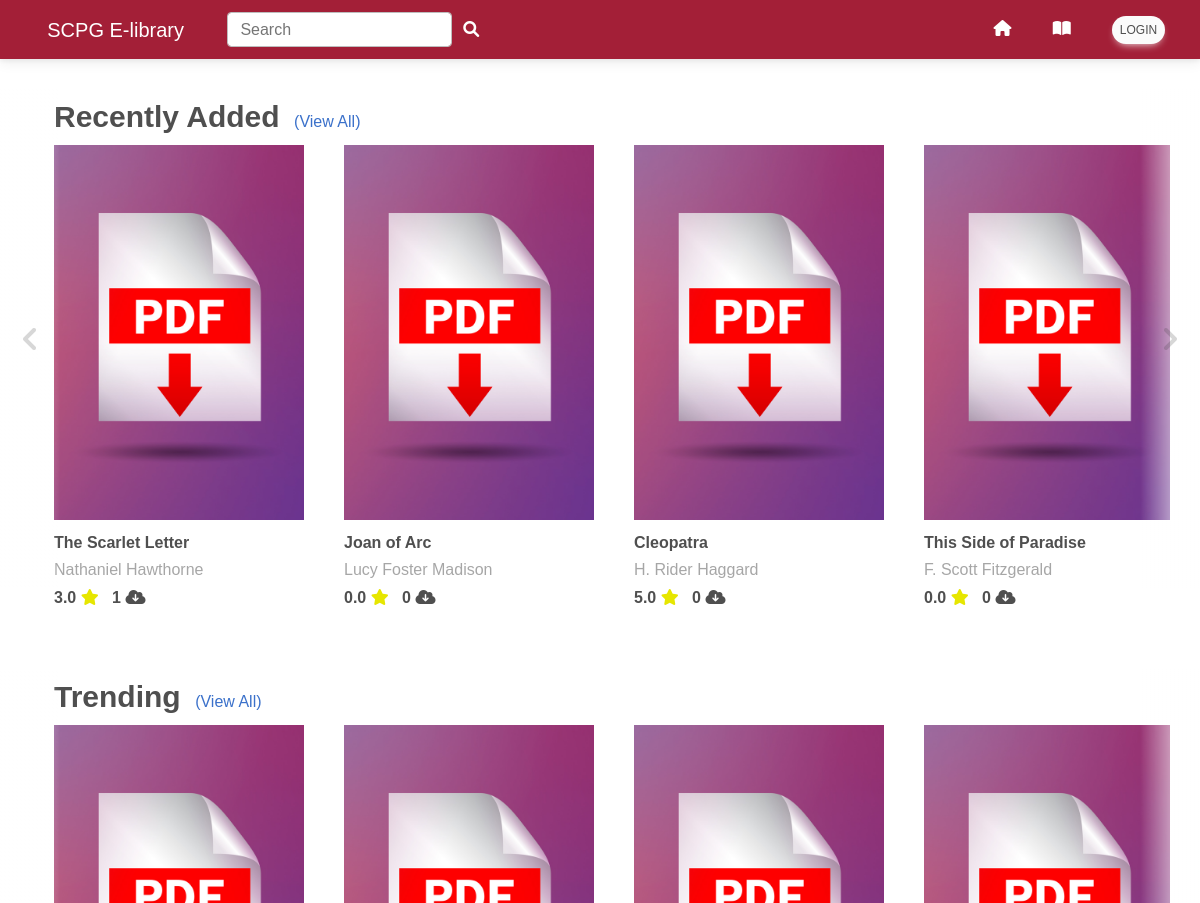
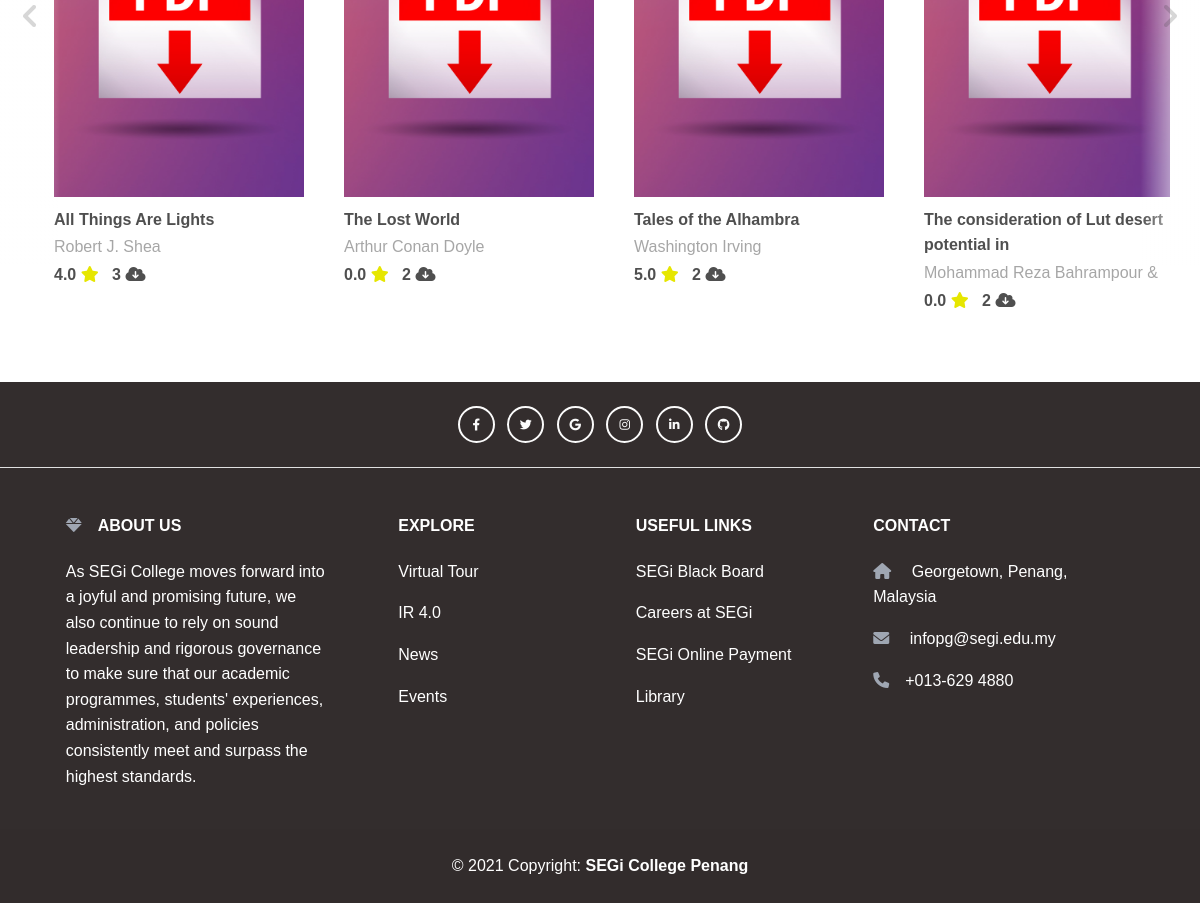
Screenshot of /student/index.php (signed in) with the database file from the repository (2 pictures, top to bottom).
### tables this page shows
CREATE TABLE `material` (
  `material_ID` int(11) NOT NULL,
  `librarian_ID` int(6) NOT NULL,
  `material_title` varchar(399) NOT NULL,
  `author_name` varchar(288) NOT NULL,
  `publish_year` varchar(7) NOT NULL,
  `material_genre` varchar(21) NOT NULL,
  `page_num` int(4) NOT NULL,
  `cover_name` varchar(10) NOT NULL,
  `description` varchar(1993) NOT NULL,
  `created_datetime` datetime NOT NULL,
  `updated_datetime` datetime NOT NULL
);

CREATE TABLE `download` (
  `download_ID` int(12) NOT NULL,
  `material_ID` int(6) NOT NULL,
  `student_ID` varchar(11) NOT NULL,
  `datetime` datetime NOT NULL
);

### student/index.php (the view, shortened to what this page needs)
<?php
require('../controller/conn.php');
$recent_added = mysqli_query($conn,"select * from `material` order by created_datetime DESC LIMIT 15");
$trending = mysqli_query($conn,"select * from `material` INNER JOIN download ON material.material_ID=download.material_ID group by material.material_ID ORDER by COUNT(download.material_ID) DESC");
?>
<!DOCTYPE html>
<html lang="en">
<head>
    <link rel="stylesheet" href="../src/css/style.css">
    <link rel="stylesheet" href="../src/css/mdb.min.css"/>
    <link rel="stylesheet" href="https://cdnjs.cloudflare.com/ajax/libs/font-awesome/6.0.0/css/all.min.css"/>
</head>
<body>
    <?php require 'index_nav.php' ?>
    <section class="product" style="margin-top:14px;height:auto;">
        <h2 class="product-category" style="display: inline-block;padding-right:10px;"><b>recently added</b></h2>
        <a href="more_materials.php?type=type&value=Recent Added" style="display: inline-block;">(View All)</a>
        <div class="product-container" style="height:500px;">
            <button class="pre-btn"><img src="../src/image/arrow.png" alt=""></button>
            <button class="nxt-btn"><img src="../src/image/arrow.png" alt=""></button>
            <?php
                $i=0;
                foreach($recent_added as $row_recent){
                $actives='';
                if($i==0){
                $actives='active';
                }
                $average_rating = 0;
                $total_review = 0;
                $total_user_rating = 0;
                $query1 = "SELECT * FROM review WHERE material_ID = '".$row_recent['material_ID']."'";
                $result = mysqli_query($conn, $query1);
                if (mysqli_num_rows($result) > 0)
                {
                    while($row = mysqli_fetch_assoc($result)) {
                        $total_review++;
                        $total_user_rating = $total_user_rating + $row["score"];
                    }
                }
                if($total_user_rating > 0)
                {
                    $average_rating = $total_user_rating / $total_review;
                    $average_rating = number_format($average_rating, 1);
                }
                $query_download = "SELECT * FROM download WHERE material_ID = '".$row_recent['material_ID']."'";
                $download = mysqli_query($conn, $query_download);
                $download_times = mysqli_num_rows($download);
            ?>
            <div class="product-card <?php echo $actives;?>" style="max-height:700px;">
                <div class="product-image" style="height:375px;">
                    <a href="material_details.php?material_ID=<?php echo $row_recent['material_ID']; ?>" target="_blank">
                        <img class="product-thumb" src="../material/cover/<?php echo $row_recent['cover_name'];?>" onerror=this.src="../src/image/HQM.jpg" alt="">
                    </a>
                </div>
                <div class="product-info" style="max-height:550px;">
                    <b><?php echo substr($row_recent['material_title'],0,45);?></b>
                    <p class="product-short-description"><?php echo $row_recent['author_name'];?></p>
                    <b><?php echo number_format($average_rating, 1); ?>&nbsp;<i class="fas fa-star" style="color:#e6e600;"></i></b>
                    <b>&nbsp;&nbsp;<?php echo $download_times;?>&nbsp;<i class="fas fa-cloud-download-alt" ></i></b>
                </div>
            </div>
            <?php
            $i++;}
            ?>
        </div>
    </section>
    <section class="product" style="margin-top:14px;height:auto;">
        <h2 class="product-category" style="display: inline-block;padding-right:10px;"><b>trending</b></h2>
        <a href="more_materials.php?type=type&value=Trending" style="display: inline-block;">(View All)</a>
        <div class="product-container" style="height:500px;">
            <button class="pre-btn"><img src="../src/image/arrow.png" alt=""></button>
            <button class="nxt-btn"><img src="../src/image/arrow.png" alt=""></button>
            <?php
                $i=0;
                foreach($trending as $row_trending){
                $actives='';
                if($i==0){
                $actives='active';
                }
                $average_rating = 0;
                $total_review = 0;
                $total_user_rating = 0;
                $query1 = "SELECT * FROM review WHERE material_ID = '".$row_trending['material_ID']."'";
                $result = mysqli_query($conn, $query1);
                if (mysqli_num_rows($result) > 0)
                {
                    while($row = mysqli_fetch_assoc($result)) {
                        $total_review++;
                        $total_user_rating = $total_user_rating + $row["score"];
                    }
                }
                if($total_user_rating > 0)
                {
                    $average_rating = $total_user_rating / $total_review;
                    $average_rating = number_format($average_rating, 1);
                }
                $query_download = "SELECT * FROM download WHERE material_ID = '".$row_trending['material_ID']."'";
                $download = mysqli_query($conn, $query_download);
                $download_times = mysqli_num_rows($download);
            ?>
            <div class="product-card <?php echo $actives;?>" style="max-height:700px;">
                <div class="product-image" style="height:375px;">
                    <a href="material_details.php?material_ID=<?php echo $row_trending['material_ID']; ?>" target="_blank">
                        <img class="product-thumb" src="../material/cover/<?php echo $row_trending['cover_name'];?>" onerror=this.src="../src/image/HQM.jpg" alt="">
                    </a>
                </div>
                <div class="product-info" style="max-height:550px;">
                    <b><?php echo substr($row_trending['material_title'],0,45);?></b>
                    <p class="product-short-description"><?php echo $row_trending['author_name'];?></p>
                    <b><?php echo number_format($average_rating, 1); ?>&nbsp;<i class="fas fa-star" style="color:#e6e600;"></i></b>
                    <b>&nbsp;&nbsp;<?php echo $download_times;?>&nbsp;<i class="fas fa-cloud-download-alt" ></i></b>
                </div>
            </div>
            <?php
                $i++;}
            ?>
        </div>
    </section>
    <?php include 'footer.php' ?>
</body>
</html>

### student/index_nav.php (shortened to what this page needs)
<?php
$search_value = "";
?>
<!DOCTYPE html>
<html lang="en">
  <head>
    <link rel="stylesheet" href="../src/css/mdb.min.css"/>
    <link rel="stylesheet" href="../src/css/all.min.css"/>
    <link rel="stylesheet" href="../src/css/google_fonts_roboto.css"/>
  </head>
  <body>
    <nav class="navbar navbar-expand-lg navbar-dark " style="background: #a31f37; margin-bottom:30px;">
      <div class="container-fluid">
        <a class="navbar-brand" href="index.php" style="color:white; margin:0 3%;">SCPG E-library</a>
        <div class="collapse navbar-collapse" id="navbarTogglerDemo02">
          <ul class="navbar-nav me-auto mb-2 mb-lg-0">
            <li class="nav-item" style="margin-left:3%;">
              <form class="d-flex input-group w-auto" method="POSt" action="../controller/search.php">
                <input
                  type="search"
                  class="form-control rounded"
                  placeholder="Search"
                  aria-label="Search"
                  aria-describedby="search-addon"
                  name="search"
                  value="<?php echo $search_value; ?>"
                /><?php $search_value = ""; ?>
                <span class="input-group-text border-0" id="search-addon">
                <button type="submit" name="search_btn" style="background-color:transparent; border:none;">
                <i class="fas fa-search" style="color:white;"></i>
                </button>
                </span>
              </form>
            </li>
          </ul>
          <div class="row"  style="margin: 0 3% 0 0;">
            <div class="col-4">
              <a class="fas fa-home" href="index.php" style="color:white;"></a>
            </div>
            <div class="col-4">
              <div class="dropdown">
                <a
                  class="text-reset me-3 dropdown-toggle hidden-arrow"
                  href="#"
                  id="navbarDropdownMenuLink"
                  role="button"
                  data-mdb-toggle="dropdown"
                  aria-expanded="false"
                >
                  <i class="fas fa-book-open" style="color:white;"></i>
                </a>
              </div>
            </div>
            <div class="col-4" >
            <button type="button" onclick="openModal()" href="#myBtn"class="btn btn-light btn-rounded" style="padding: 5px 8px;">Login</button>
            </div>
          </div>
        </div>
      </div>
    </nav>
  </body>
</html>

### student/footer.php (shortened to what this page needs)
<!DOCTYPE html>
<html lang="en">
<head>
<link rel="stylesheet" href="../src/css/mdb.min.css"/>
<link rel="stylesheet" href="../src/css/all.min.css"/>
<link rel="stylesheet" href="../src/css/google_fonts_roboto.css"/>
</head>
<footer class="bg-dark text-center text-white" style="position:relative;bottom:0;width: 100%;height:auto;">
  <section class="mb-4 border-bottom" style="margin:50px 0; padding: 20px 0;">
    <div>
      <a class="btn btn-outline-light btn-floating m-1" href="#!" role="button"
        ><i class="fab fa-facebook-f"></i
      ></a>
      <a class="btn btn-outline-light btn-floating m-1" href="#!" role="button"
        ><i class="fab fa-twitter"></i
      ></a>
      <a class="btn btn-outline-light btn-floating m-1" href="#!" role="button"
        ><i class="fab fa-google"></i
      ></a>
      <a class="btn btn-outline-light btn-floating m-1" href="#!" role="button"
        ><i class="fab fa-instagram"></i
      ></a>
      <a class="btn btn-outline-light btn-floating m-1" href="#!" role="button"
        ><i class="fab fa-linkedin-in"></i
      ></a>
      <a class="btn btn-outline-light btn-floating m-1" href="#!" role="button"
        ><i class="fab fa-github"></i
      ></a>
    </div>
  </section>
  <section class="">
    <div class="container text-center text-md-start mt-5">
      <div class="row mt-3">
        <div class="col-md-3 col-lg-4 col-xl-3 mx-auto mb-4">
          <h6 class="text-uppercase fw-bold mb-4">
            <i class="fas fa-gem me-3 text-secondary"></i>About Us
          </h6>
          <p>
          As SEGi College moves forward into a joyful and promising future, we also continue to rely on sound leadership and rigorous governance to make sure that our
          academic programmes, students' experiences, administration, and policies consistently meet and surpass the highest standards.
          </p>
        </div>
        <div class="col-md-2 col-lg-2 col-xl-2 mx-auto mb-4">
          <h6 class="text-uppercase fw-bold mb-4">
          Explore
          </h6>
          <p>
            <a href="https://kuula.co/share/collection/7lzw2?fs=1&vr=1&zoom=0&thumbs=-1&chromeless=1&logo=1&logosize=200" class="text-reset">Virtual Tour</a>
          </p>
          <p>
            <a href="https://colleges.segi.edu.my/penang/ir-4-0/" class="text-reset">IR 4.0</a>
          </p>
          <p>
            <a href="https://colleges.segi.edu.my/penang/news/" class="text-reset">News</a>
          </p>
          <p>
            <a href="https://colleges.segi.edu.my/penang/events-pg/" class="text-reset">Events</a>
          </p>
        </div>
        <div class="col-md-3 col-lg-2 col-xl-2 mx-auto mb-4">
          <h6 class="text-uppercase fw-bold mb-4">
            Useful links
          </h6>
          <p>
            <a href="https://segi2u.blackboard.com/ultra/stream" class="text-reset">SEGi Black Board</a>
          </p>
          <p>
            <a href="https://colleges.segi.edu.my/penang/careers/" class="text-reset">Careers at SEGi</a>
          </p>
          <p>
            <a href="https://segi.edu.my/onlinepayment/" class="text-reset">SEGi Online Payment</a>
          </p>
          <p>
            <a href="https://segipenang.edu.my/scpg-library/" class="text-reset">Library</a>
          </p>
        </div>
        <div class="col-md-4 col-lg-3 col-xl-3 mx-auto mb-md-0 mb-4">
          <h6 class="text-uppercase fw-bold mb-4">Contact</h6>
          <p><i class="fas fa-home me-3 text-secondary"></i> Georgetown, Penang, Malaysia</p>
          <p>
            <i class="fas fa-envelope me-3 text-secondary"></i>
            infopg@segi.edu.my
          </p>
          <p><i class="fas fa-phone me-3 text-secondary"></i>+013-629 4880</p>
        </div>
      </div>
    </div>
  </section>
  <div class="text-center p-4" style="background-color: rgba(0, 0, 0, 0.025);">
    © 2021 Copyright:
    <a class="text-reset fw-bold" href="https://colleges.segi.edu.my/penang/">SEGi College Penang</a>
  </div>
</footer>
</html>

### src/css/style.css (style rules this page uses)
* { margin: 0; padding: 0; font-family: "Mulish", sans-serif; }
.product,.product2 { position: relative; overflow: hidden; padding: 10px 30px; }
.product-category { padding: 0 2vw; font-size: 30px; font-weight: 500; margin-bottom: 10px; text-transform: capitalize; }
.product-container,.product-container2 { padding: 0 2vw; display: flex; overflow-x: auto; scroll-behavior: smooth; }
.product-card, .product-card2 { flex: 0 0 auto; width: 250px; height: 480px; margin-right: 40px; }
.product-image,.product-image2 { position: relative; width: 100%; height: 350px; overflow: hidden; }
.product-thumb { width: 100%; height: 100%; object-fit: cover; }
.product-info,.product-info2 { width: 100%; height: 100px; padding-top: 10px; }
.product-short-description { width: 100%; height: 20px; line-height: 20px; overflow: hidden; opacity: 0.5; text-transform: capitalize; margin: 5px 0; }
.pre-btn, .nxt-btn,.pre-btn2 ,.nxt-btn2 { border: none; width: 5vw; height: 500px; position: absolute; top: 0; display: flex; justify-content: center; align-items: center; background: linear-gradient(90deg, rgba(255, 255, 255, 0) 0%, #fff 100%); cursor: pointer; z-index: 8; }
.pre-btn,.pre-btn2 { left: 0; transform: rotate(180deg); }
.nxt-btn ,.nxt-btn2 { right: 0; }
.pre-btn img, .nxt-btn img { opacity: 0.2; }

### rows the page displays
material: material_title "The Scarlet Letter", author_name "Nathaniel Hawthorne", average_rating "3.0", download_times "1"
material: material_title "Joan of Arc", author_name "Lucy Foster Madison", average_rating "0.0", download_times "0"
material: material_title "Cleopatra", author_name "H. Rider Haggard", average_rating "5.0", download_times "0"
material: material_title "This Side of Paradise", author_name "F. Scott Fitzgerald", average_rating "0.0", download_times "0"
download: material_ID.material_title "All Things Are Lights", material_ID.author_name "Robert J. Shea", average_rating "4.0", download_times "3"
download: material_ID.material_title "The Lost World", material_ID.author_name "Arthur Conan Doyle", average_rating "0.0", download_times "2"
download: material_ID.material_title "Tales of the Alhambra", material_ID.author_name "Washington Irving", average_rating "5.0", download_times "2"
download: material_ID.material_title "The consideration of Lut desert potential in", material_ID.author_name "Mohammad Reza Bahrampour &…", average_rating "0.0", download_times "2"
